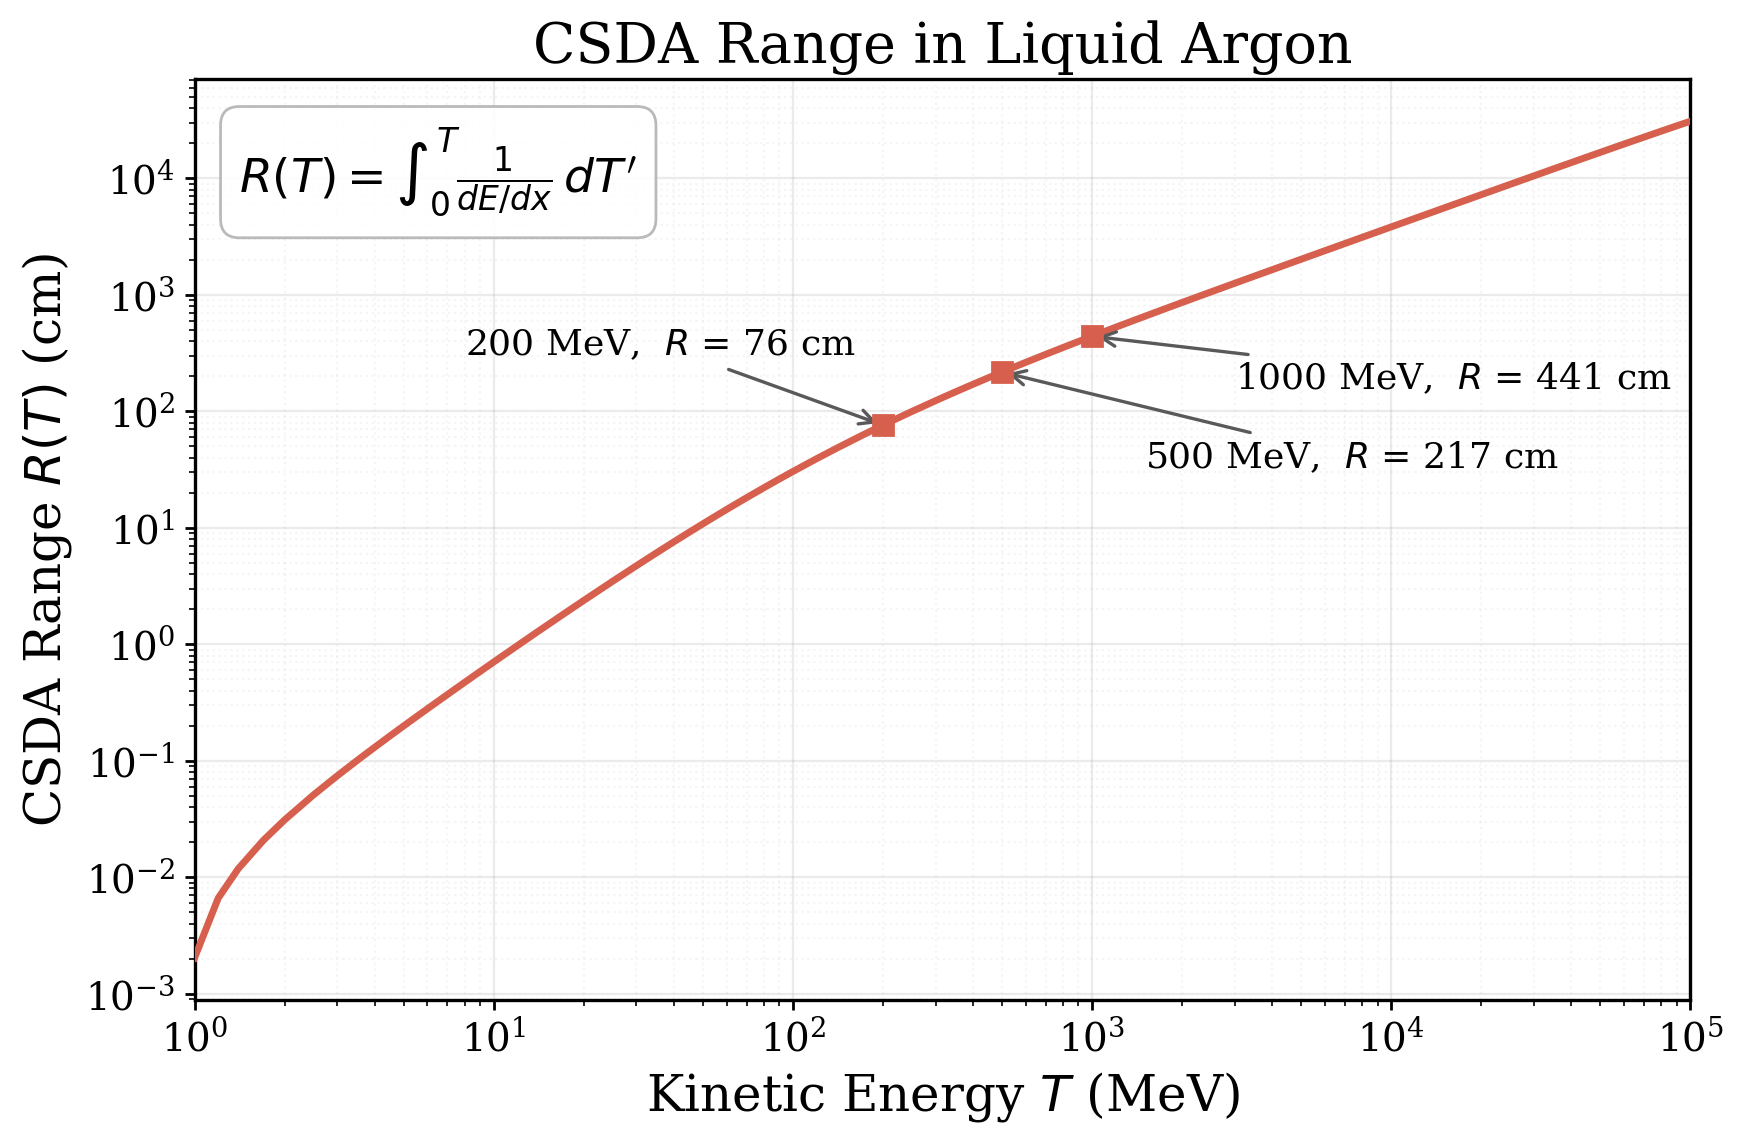

Write Python code to recreate this figure.
"""Slide 3: CSDA range curve — the key concept enabling parallelization."""
import sys, os
sys.path.insert(0, os.path.join(os.path.dirname(__file__), '..', '..'))

import numpy as np
import matplotlib.pyplot as plt
import matplotlib as mpl

mpl.rcParams.update({
    'font.family': 'serif',
    'font.size': 16,
    'axes.labelsize': 18,
    'axes.titlesize': 20,
    'xtick.labelsize': 14,
    'ytick.labelsize': 14,
    'legend.fontsize': 14,
    'figure.dpi': 200,
    'savefig.dpi': 200,
    'axes.linewidth': 1.2,
    'xtick.major.width': 1.0,
    'ytick.major.width': 1.0,
    'xtick.minor.width': 0.6,
    'ytick.minor.width': 0.6,
    'lines.linewidth': 2.5,
})

LAR_DENSITY = 1.396

data = np.loadtxt('tools/data/muon_dedx_lar.csv', delimiter=',', comments='#')
T_MeV = data[:, 0]
R_cm = data[:, 3] / LAR_DENSITY

fig, ax = plt.subplots(figsize=(9, 6))

ax.loglog(T_MeV, R_cm, color='#D6604D', lw=2.5, zorder=3)

# Annotate a few reference energies
refs = [(200, 'left'), (500, 'left'), (1000, 'right')]
for E_ref, ha in refs:
    idx = np.argmin(np.abs(T_MeV - E_ref))
    R_ref = R_cm[idx]
    ax.plot(T_MeV[idx], R_ref, 's', color='#D6604D', ms=7, zorder=4)

    if E_ref == 200:
        ax.annotate(f'{E_ref} MeV,  $R$ = {R_ref:.0f} cm',
                    xy=(T_MeV[idx], R_ref), fontsize=13,
                    xytext=(8, R_ref * 4), ha='left',
                    arrowprops=dict(arrowstyle='->', color='0.35', lw=1.2))
    elif E_ref == 500:
        ax.annotate(f'{E_ref} MeV,  $R$ = {R_ref:.0f} cm',
                    xy=(T_MeV[idx], R_ref), fontsize=13,
                    xytext=(T_MeV[idx] * 3, R_ref * 0.15), ha='left',
                    arrowprops=dict(arrowstyle='->', color='0.35', lw=1.2))
    elif E_ref == 1000:
        ax.annotate(f'{E_ref} MeV,  $R$ = {R_ref:.0f} cm',
                    xy=(T_MeV[idx], R_ref), fontsize=13,
                    xytext=(T_MeV[idx] * 3, R_ref * 0.35), ha='left',
                    arrowprops=dict(arrowstyle='->', color='0.35', lw=1.2))

ax.set_xlabel('Kinetic Energy $T$ (MeV)')
ax.set_ylabel('CSDA Range $R(T)$ (cm)')
ax.set_title('CSDA Range in Liquid Argon')
ax.set_xlim(T_MeV[0], T_MeV[-1])
ax.grid(True, which='major', ls='-', alpha=0.25)
ax.grid(True, which='minor', ls=':', alpha=0.12)

# Add the key formula
ax.text(0.03, 0.95,
        r'$R(T) = \int_0^T \frac{1}{dE/dx}\, dT^\prime$',
        transform=ax.transAxes, fontsize=17,
        va='top', ha='left',
        bbox=dict(boxstyle='round,pad=0.4', facecolor='white',
                  edgecolor='0.7', alpha=0.9))

fig.tight_layout()
out = os.path.join(os.path.dirname(__file__), 'slide3_csda_range.png')
fig.savefig(out, bbox_inches='tight')
plt.close(fig)
print(f'Saved {out}')
